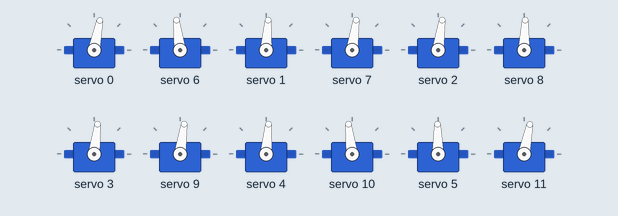
Bench run of a sketch on a simulated Arduino Uno, built with avr-gcc and run on an emulated ATmega328P. Shown: 12 × servo. What the sketch prints to the serial monitor is not drawn.

Above: at 0.05 s.
Timing chart, 0 to 3.0 s (numbered marks = the images above):
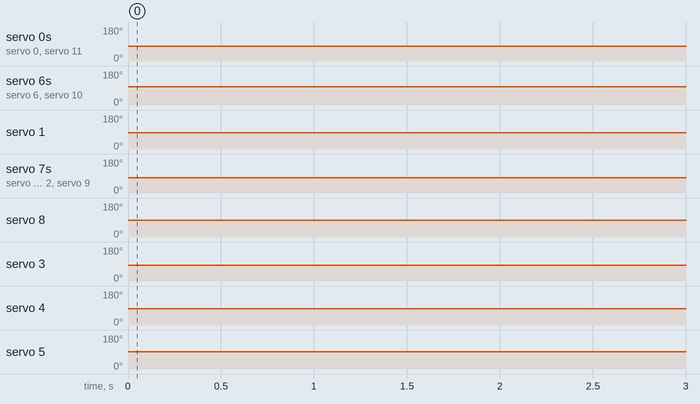

The sketch:

hexapod_tripod_gait.ino
```cpp
#include <Wire.h>
#include <Adafruit_PWMServoDriver.h>

Adafruit_PWMServoDriver pwm = Adafruit_PWMServoDriver();

// Depending on your servo make, the pulse width min and max may vary, you
// want these to be as small/large as possible without hitting the hard stop
// for max range. You'll have to tweak them as necessary to match the servos you
// have!
#define SERVOMIN  150 // this is the 'minimum' pulse length count (out of 4096)
#define SERVOMAX  565 // this is the 'maximum' pulse length count (out of 4096)

// servo adjustments in degrees
int trim[] = {
  -10,  // 0
  -2,  // 1
  -7,  // 2
  -5,  // 3
  -4,  // 4
  3,  // 5
  0,  // 6
  3,  // 7
  -10,  // 8
  3,  // 9
  0,  // 10
  0,  // 11
  0,  // 12
  0,  // 13
  0,  // 14
  0,  // 15
};

void setup() {
  Serial.begin(9600);
  Serial.println("Starting.");

#ifdef ESP8266
  Wire.pins(2, 14);   // ESP8266 can use any two pins, such as SDA to #2 and SCL to #14
#endif

  pwm.begin();

  pwm.setPWMFreq(60);  // Analog servos run at ~60 Hz updates

  yield();
}

void setServoAngle(uint8_t servoNum, int angle) {
  angle += trim[servoNum];
  if (angle < 0) { angle = 0; }
  if (angle > 180) { angle = 180; }
  int pulseLen = map(angle, 0, 180, SERVOMIN, SERVOMAX);
  pwm.setPWM(servoNum, 0, pulseLen);
}

class Leg {
 public:
  Leg(uint8_t lateral_servo, uint8_t vertical_servo)
    : lateral_servo_(lateral_servo), vertical_servo_(vertical_servo)
  {
    // the convention we're using when plugging in is that even-numbered
    // servos are on the left side, where 0 is forward and 180 is horizontal
    if (lateral_servo_ %2 == 0) {
      forward_angle_0_ = true;
    } else {
      forward_angle_0_ = false;
    }
    if (vertical_servo_ % 2 == 0) {
      horizontal_angle_0_ = false;
    } else {
      horizontal_angle_0_ = true;
    }

/*
    // Let's offset the front legs forward 15 degrees and the rear legs back 15 degrees
    // The front two legs should be 0 and 1
    if (lateral_servo_ < 2) {
      lateral_offset_ = 15;
    } else if (lateral_servo_ > 3) {
      lateral_offset_ = -15;
    } else {
      lateral_offset_ = 0;
    }

    vertical_offset_ = 0;
    */
  }

  // Normalizes angles with respect to position of leg.
  // For lateral_angle, 0 is straight, positive is forward, negative is back
  void setLateralAngle(int angle) {
    angle += lateral_offset_;
    // angle must be between -90 and 90
    if (angle < -90) { angle = -90; }
    if (angle > 90) { angle = 90; }
    int normalized = forward_angle_0_ ? map(angle, -90, 90, 180, 0) : map(angle, -90, 90, 0, 180);
    setServoAngle(lateral_servo_, normalized);
  }

  // Normalizes angles with respect to position of leg.
  // For horizontal angle, 0 is horizontal, 180 is straight down.
  void setHorizontalAngle(int angle) {
    angle += vertical_offset_;
    // angle must be between 0 and 180
    if (angle < 0) { angle = 0; }
    if (angle > 180) { angle = 180; }
    int normalized = horizontal_angle_0_ ? angle : map(angle, 0, 180, 180, 0);
    setServoAngle(vertical_servo_, normalized);
  }

 private:
  bool forward_angle_0_;
  bool horizontal_angle_0_;
  uint8_t lateral_servo_;
  uint8_t vertical_servo_;
  int lateral_offset_;
  int vertical_offset_;
};

Leg legs[] = {
  Leg(0, 6),
  Leg(1, 7),
  Leg(2, 8),
  Leg(3, 9),
  Leg(4, 10),
  Leg(5, 11),
};

bool group1(int leg) {
  return leg == 0 || leg == 3 || leg == 4;
}

void loop() {
  for (int i=0; i<6; ++i) {
    legs[i].setLateralAngle(0);
    legs[i].setHorizontalAngle(80);
  }
  delay(5000);

  int num_legs = 6;
  int gait_leg_offset[num_legs];
  int gait_resolution = 20;
  for (int i=0; i<num_legs; ++i) {
    if (group1(i)) {
      gait_leg_offset[i] = 0;
    } else {
      gait_leg_offset[i] = (gait_resolution / 2);
    }
  }

  while(true) {
    for (int i=0; i<gait_resolution; ++i) {
      yield();
      for (int leg=0; leg<num_legs; ++leg) {
        int leg_gait_pos = i + gait_leg_offset[leg];
        leg_gait_pos %= gait_resolution;

        if (leg_gait_pos < gait_resolution / 2) {
          legs[leg].setHorizontalAngle(80);
          legs[leg].setLateralAngle(map(leg_gait_pos, 0, gait_resolution / 2 - 1, 45, -45));
        } else {
          legs[leg].setHorizontalAngle(map(leg_gait_pos, gait_resolution / 2, gait_resolution - 1, 30, 80));
          legs[leg].setLateralAngle(map(leg_gait_pos, gait_resolution / 2, gait_resolution - 1, -45, 45));
        }
      }
      delay(300 / gait_resolution);
    }
  }
}
```
